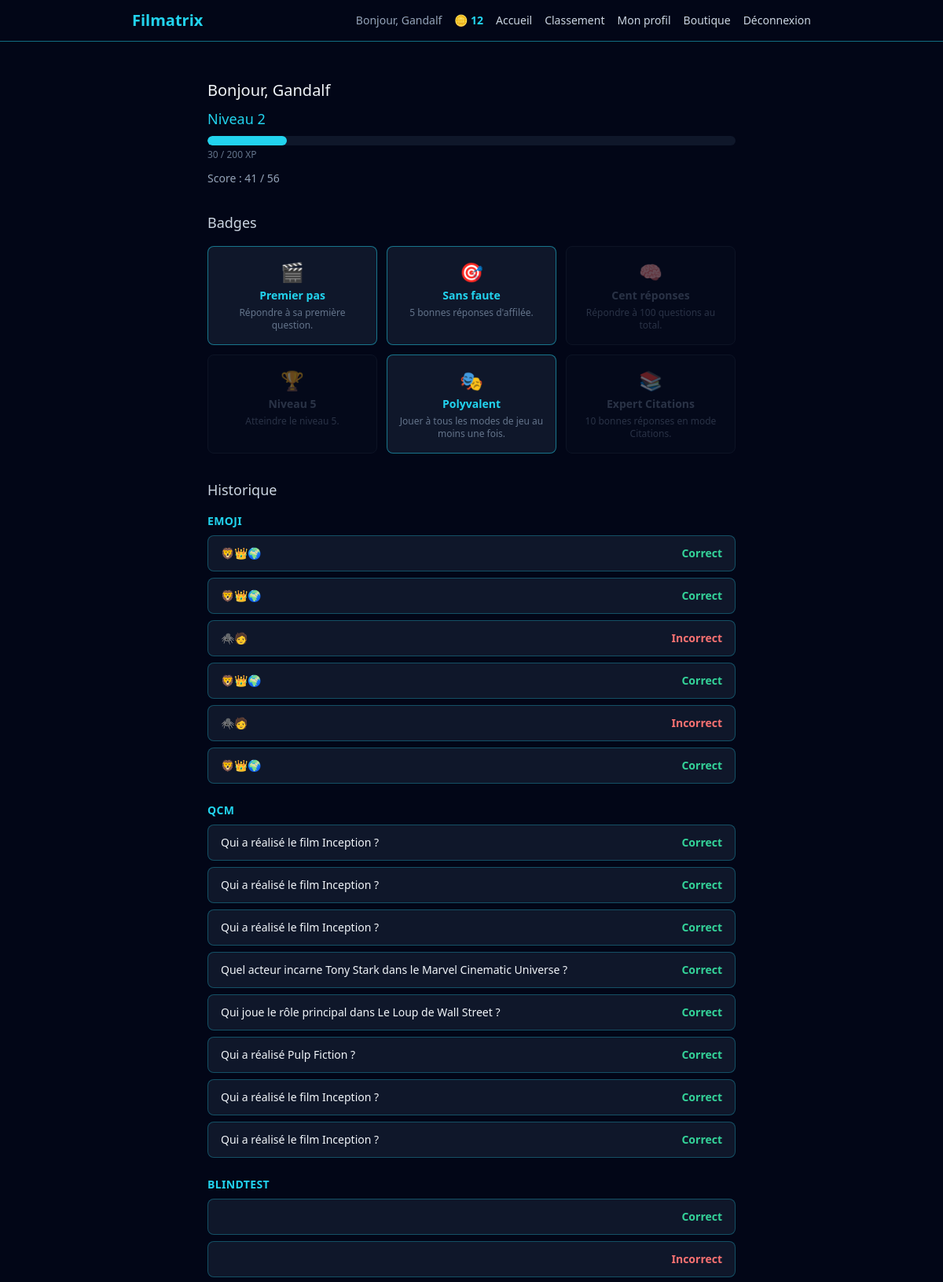
The app's page /profil (signed in, upper part) with its own data.
### src/models.py (models this page shows, shortened)
class User(db.Model, UserMixin):
    __tablename__ = "users"
    id = db.Column(db.Integer, primary_key=True)
    username = db.Column(db.String(50), unique=True, nullable=False)
    email = db.Column(db.String(120), unique=True, nullable=False)
    password_hash = db.Column(db.String(255), nullable=False)
    total_xp = db.Column(db.Integer, nullable=False, default=0)
    coins = db.Column(db.Integer, nullable=False, default=0)
    equipped_title = db.Column(db.String(50), nullable=True)

class Question(db.Model):
    __tablename__ = "questions"
    id = db.Column(db.Integer, primary_key=True)
    mode = db.Column(db.String(50), nullable=False)
    category = db.Column(db.String(50), nullable=False)
    difficulty = db.Column(db.String(20), nullable=False)
    prompt = db.Column(db.Text, nullable=False)
    payload = db.Column(db.JSON, nullable=False)
    correct_answer = db.Column(db.JSON, nullable=False)
    requires_account = db.Column(db.Boolean, nullable=False, default=False)

class Attempt(db.Model):
    __tablename__ = "attempts"
    id = db.Column(db.Integer, primary_key=True)
    user_id = db.Column(db.Integer, db.ForeignKey("users.id"), nullable=False)
    question_id = db.Column(db.Integer, db.ForeignKey("questions.id"), nullable=False)
    is_correct = db.Column(db.Boolean, nullable=False)
    answered_at = db.Column(db.DateTime, nullable=False, default=datetime.utcnow)
    question = db.relationship("Question")
    user = db.relationship("User", backref="attempts")

### app.py (the view)
    @app.route("/profil")
    @login_required
    def profile() -> str:
        attempts = (
            Attempt.query.filter_by(user_id=current_user.id)
            .order_by(Attempt.answered_at.desc())
            .all()
        )
        total_count = len(attempts)
        correct_count = sum(1 for attempt in attempts if attempt.is_correct)
        level_info = calculate_level(current_user.total_xp)
        attempts_by_mode = {}
        for attempt in attempts:
            mode = attempt.question.mode
            attempts_by_mode.setdefault(mode, []).append(attempt)
        earned_badge_codes = {badge.badge_code for badge in current_user.badges}
        all_badges = []
        for code, info in BADGES.items():
            all_badges.append(
                {
                    "code": code,
                    "name": info["name"],
                    "description": info["description"],
                    "icon": info["icon"],
                    "earned": code in earned_badge_codes,
                }
            )
        equipped_title_name= None
        if current_user.equipped_title:
            equipped_title_name = TITLES.get(current_user.equipped_title, {}).get("name")
        return render_template(
            "profil.html",
            attempts_by_mode=attempts_by_mode,
            total_count=total_count,
            correct_count=correct_count,
            level_info=level_info,
            all_badges=all_badges,
            equipped_title_name=equipped_title_name,
        )

### app.py (called while the page is built)
def calculate_level(total_xp: int) -> dict:
        level = 1
        xp_for_next_level = 100
        xp_already_spent = 0
        while total_xp - xp_already_spent >= xp_for_next_level:
            xp_already_spent += xp_for_next_level
            level += 1
            xp_for_next_level = 100 * level
        xp_in_current_level = total_xp - xp_already_spent
        return {
            "level": level,
            "xp_in_current_level": xp_in_current_level,
            "xp_for_next_level": xp_for_next_level,
            }

### templates/profil.html (shortened to what this page needs)
{% extends "base.html" %}
{% block content %}
<div class="max-w-2xl mx-auto mt-8">
    <h2 class="text-xl mb-2">
        Bonjour, {{ current_user.username }}
    </h2>
    <div class="mb-8">
        <p class="text-cyan-400 text-lg mb-2">
            Niveau {{ level_info.level }}
        </p>
        <div class="w-full bg-slate-900 rounded-full h-3 overflow-hidden mb-1">
            <div class="bg-cyan-400 h-3 rounded-full"
                 style="width: {{ (level_info.xp_in_current_level / level_info.xp_for_next_level * 100) | round(1) }}%"></div>
        </div>
        <p class="text-xs text-slate-500">{{ level_info.xp_in_current_level }} / {{ level_info.xp_for_next_level }} XP</p>
        <p class="text-slate-400 text-sm mt-3">
            Score : {{ correct_count }} / {{ total_count }}
        </p>
    </div>
    <h3 class="text-lg mb-4 text-slate-300">Badges</h3>
    <div class="grid grid-cols-2 sm:grid-cols-3 gap-3 mb-8">
        {% for badge in all_badges %}
        <div class="border rounded-lg px-3 py-4 text-center transition
                    {% if badge.earned %}
                        border-cyan-400/50 bg-slate-900
                    {% else %}
                        border-slate-800 bg-slate-900/50 opacity-40
                    {% endif %}">
            <p class="text-2xl mb-1">{{ badge.icon }}</p>
            <p class="text-sm font-bold {% if badge.earned %}text-cyan-400{% else %}text-slate-500{% endif %}">
                {{ badge.name }}
            </p>
            <p class="text-xs text-slate-500 mt-1">{{ badge.description }}</p>
        </div>
        {% endfor %}
    </div>
    <h3 class="text-lg mb-4 text-slate-300">Historique</h3>
    {% if attempts_by_mode %}
        {% for mode, mode_attempts in attempts_by_mode.items() %}
        <div class="mb-6">
            <h4 class="text-sm font-bold text-cyan-400 mb-2 uppercase tracking-wide">{{ mode }}</h4>
            <div class="flex flex-col gap-2">
                {% for attempt in mode_attempts %}
                <div class="flex items-center justify-between bg-slate-900 border border-cyan-400/30 rounded-lg px-4 py-3">
                    <span class="text-sm">{{ attempt.question.prompt }}</span>
                    {% if attempt.is_correct %}
                        <span class="text-emerald-400 text-sm font-bold">Correct</span>
                    {% else %}
                        <span class="text-red-400 text-sm font-bold">Incorrect</span>
                    {% endif %}
                </div>
                {% endfor %}
            </div>
        </div>
        {% endfor %}
    {% else %}
    <p class="text-slate-500">Aucune partie jouée pour le moment.</p>
    {% endif %}
</div>
{% endblock %}

### templates/base.html (shortened to what this page needs)
<!DOCTYPE html>
<html lang="fr">
<head>
    <link rel="stylesheet" href="{{ url_for('static', filename='css/output.css') }}">
</head>
<body class="bg-slate-950 text-slate-100 min-h-screen flex flex-col">
    <header class="border-b border-cyan-400/50">
    <nav class="max-w-4xl mx-auto px-4 py-3">
        <div class="flex items-center justify-between">
            <a href="{{ url_for('home') }}" class="text-xl font-bold text-cyan-400">
                Filmatrix
            </a>
            <div class="flex items-center gap-4">
                {% if current_user.is_authenticated %}
                    <span class="text-slate-400 text-sm">Bonjour, {{ current_user.username }}</span>
                    <span class="text-cyan-400 text-sm font-bold flex items-center gap-1">
                         🪙 {{ current_user.coins }}
                    </span>
                {% endif %}
                <div class="hidden md:flex items-center gap-4 text-sm">
                    <a href="{{ url_for('home') }}" class="text-slate-300 hover:text-cyan-400 transition">Accueil</a>
                    <a href="{{ url_for('leaderboard') }}" class="text-slate-300 hover:text-cyan-400 transition">Classement</a>
                    {% if current_user.is_authenticated %}
                        <a href="{{ url_for('profile') }}" class="text-slate-300 hover:text-cyan-400 transition">Mon profil</a>
                        <a href="{{ url_for('shop') }}" class="text-slate-300 hover:text-cyan-400 transition">Boutique</a>
                        <a href="{{ url_for('logout') }}" class="text-slate-300 hover:text-cyan-400 transition">Déconnexion</a>
                    {% else %}
                        <a href="{{ url_for('login') }}" class="text-slate-300 hover:text-cyan-400 transition">Connexion</a>
                        <a href="{{ url_for('register') }}" class="bg-cyan-400 hover:bg-cyan-300 text-slate-950 font-bold px-3 py-1.5 rounded-lg transition">Inscription</a>
                    {% endif %}
                </div>
            </div>
        </div>
    </nav>
</header>
    <main class="flex-1 p-4">
        {% block content %}{% endblock %}
    </main>
</body>
</html>

### records on screen
User: username "Gandalf", coins "12"
Question: mode "EMOJI"
Attempt: question.prompt "🦁👑🌍", is_correct "Correct"
Attempt: question.prompt "🦁👑🌍", is_correct "Correct"
Attempt: question.prompt "🕷️🧑", is_correct "Incorrect"
Attempt: question.prompt "🦁👑🌍", is_correct "Correct"
Attempt: question.prompt "🕷️🧑", is_correct "Incorrect"
Attempt: question.prompt "🦁👑🌍", is_correct "Correct"
Question: mode "QCM"
Attempt: question.prompt "Qui a réalisé le film Inception ?", is_correct "Correct"
Attempt: question.prompt "Qui a réalisé le film Inception ?", is_correct "Correct"
Attempt: question.prompt "Qui a réalisé le film Inception ?", is_correct "Correct"
Attempt: question.prompt "Quel acteur incarne Tony Stark dans le Marvel Cinematic Universe ?", is_correct "Correct"
Attempt: question.prompt "Qui joue le rôle principal dans Le Loup de Wall Street ?", is_correct "Correct"
Attempt: question.prompt "Qui a réalisé Pulp Fiction ?", is_correct "Correct"
Attempt: question.prompt "Qui a réalisé le film Inception ?", is_correct "Correct"
Attempt: question.prompt "Qui a réalisé le film Inception ?", is_correct "Correct"
Question: mode "BLINDTEST"
Attempt: is_correct "Correct"
Attempt: is_correct "Incorrect"

### other values on screen
{{ level_info.level }} "2"
{{ level_info.xp_in_current_level }} "30"
{{ level_info.xp_for_next_level }} "200"
{{ correct_count }} "41"
{{ total_count }} "56"
{{ badge.icon }} "🎬" "🎯" "🧠" "🏆" "🎭" "📚"
{{ badge.name }} "Premier pas" "Sans faute" "Cent réponses" "Niveau 5" "Polyvalent" "Expert Citations"
{{ badge.description }} "Répondre à sa première question." "5 bonnes réponses d'affilée." "Répondre à 100 questions au total." "Atteindre le niveau 5." "Jouer à tous les modes de jeu au moins une fois." "10 bonnes réponses en mode Citations."
